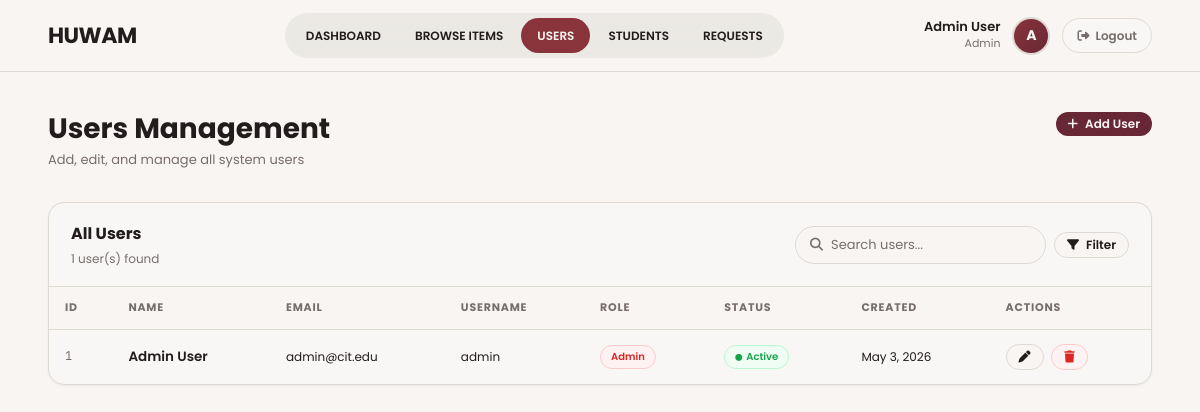
/users.php (signed in), run on the app's committed database.
### tables this page shows
CREATE TABLE IF NOT EXISTS tbluser (
    UserID INT AUTO_INCREMENT PRIMARY KEY,
    Institutional_Email VARCHAR(150) NOT NULL UNIQUE,
    FirstName VARCHAR(50) NOT NULL,
    MiddleName VARCHAR(50) NULL,
    LastName VARCHAR(50) NOT NULL,
    isActive TINYINT(1) DEFAULT 1,
    CreatedAt DATETIME DEFAULT CURRENT_TIMESTAMP,
    UpdatedAt DATETIME DEFAULT CURRENT_TIMESTAMP ON UPDATE CURRENT_TIMESTAMP,
    isOrganization TINYINT(1) DEFAULT 0,
    isStudent TINYINT(1) DEFAULT 0,
    Username VARCHAR(100) NOT NULL UNIQUE,
    Password VARCHAR(255) NOT NULL,
    Role ENUM('admin','student','organization') DEFAULT 'student'
);

### connect.php (called while the page is built, shortened)
<?php
function isLoggedIn() {
    return isset($_SESSION['user_id']);
}
?>

### users.php (the view, shortened to what this page needs)
<?php
require_once 'connect.php';
$search = trim($_GET['q'] ?? '');
$where  = '';
$users = $connection->query("SELECT * FROM tbluser $where ORDER BY CreatedAt DESC");
require_once 'includes/header.php';
?>
<?php require_once "includes/navbar.php"; ?>
<div class="layout-top">
<div class="page-wrapper">
<div class="page-header">
    <div class="page-title"><h1>Users Management</h1><p>Add, edit, and manage all system users</p></div>
    <div style="display:flex;gap:10px;"><a href="?action=add" class="btn btn-primary btn-sm"><i class="fas fa-plus"></i> Add User</a></div>
</div>
    <div class="card">
        <div class="card-header">
            <div>
                <h3>All Users</h3>
                <p><?php echo $users ? $users->num_rows : 0; ?> user(s) found</p>
            </div>
            <form method="get" style="display:flex;gap:8px;align-items:center;">
                <div class="search-bar">
                    <i class="fas fa-search"></i>
                    <input type="text" name="q" placeholder="Search users..." value="<?php echo htmlspecialchars($search); ?>">
                </div>
                <button type="submit" class="btn btn-outline btn-sm"><i class="fas fa-filter"></i> Filter</button>
            </form>
        </div>
        <div class="table-wrapper">
            <table class="data-table">
                <thead>
                    <tr>
                        <th>ID</th>
                        <th>Name</th>
                        <th>Email</th>
                        <th>Username</th>
                        <th>Role</th>
                        <th>Status</th>
                        <th>Created</th>
                        <th>Actions</th>
                    </tr>
                </thead>
                <tbody>
                    <?php if ($users && $users->num_rows > 0):
                        while ($row = $users->fetch_assoc()): ?>
                    <tr>
                        <td class="mono"><?php echo $row['UserID']; ?></td>
                        <td>
                            <div style="font-weight:600;"><?php echo htmlspecialchars($row['FirstName'] . ' ' . $row['LastName']); ?></div>
                        </td>
                        <td style="font-size:12px;"><?php echo htmlspecialchars($row['Institutional_Email']); ?></td>
                        <td style="font-size:12px;"><?php echo htmlspecialchars($row['Username']); ?></td>
                        <td>
                            <?php $rcls = $row['Role']==='admin'?'badge-danger':($row['Role']==='student'?'badge-info':'badge-warning'); ?>
                            <span class="badge <?php echo $rcls; ?>"><?php echo ucfirst($row['Role']); ?></span>
                        </td>
                        <td>
                            <?php if($row['isActive']): ?>
                            <span class="badge badge-success"><i class="fas fa-circle" style="font-size:7px;"></i> Active</span>
                            <?php else: ?>
                            <span class="badge badge-gray">Inactive</span>
                            <?php endif; ?>
                        </td>
                        <td style="font-size:12px;color:var(--gray-500);"><?php echo date('M j, Y', strtotime($row['CreatedAt'])); ?></td>
                        <td>
                            <a href="?action=edit&id=<?php echo $row['UserID']; ?>" class="btn btn-outline btn-sm"><i class="fas fa-pen"></i></a>
                            <button type="button" onclick="showConfirmModal('?action=delete&id=<?php echo $row['UserID']; ?>', 'Delete User', 'Are you sure you want to delete <strong><?php echo htmlspecialchars(addslashes($row['FirstName'].' '.$row['LastName'])); ?></strong>? This action cannot be undone.')" class="btn btn-danger btn-sm" style="margin-left:4px;"><i class="fas fa-trash"></i></button>
                        </td>
                    </tr>
                    <?php endwhile; endif; ?>
                </tbody>
            </table>
        </div>
    </div>
</div>
</div>
<?php require_once 'includes/footer.php'; ?>

### includes/header.php (shortened to what this page needs)
<!DOCTYPE html>
<html lang="en">
<head>
    <link rel="stylesheet" href="<?php echo isset($basePath) ? $basePath : ''; ?>css/style.css">
    <link rel="stylesheet" href="https://cdnjs.cloudflare.com/ajax/libs/font-awesome/6.4.0/css/all.min.css">
</head>
<body>

### includes/navbar.php
<?php
$currentPage = basename($_SERVER['PHP_SELF']);
function navActive($page, $current) { return $page === $current ? 'active' : ''; }
$isAdmin = isset($_SESSION['role']) && $_SESSION['role'] === 'admin';
?>
<nav class="navbar">
    <a href="<?php echo isLoggedIn() ? 'dashboard.php' : 'index.php'; ?>" class="navbar-brand">HUWAM</a>
    <?php if (isLoggedIn()): ?>
    <div class="navbar-center">
        <div class="nav-pill">
            <a href="dashboard.php" class="<?php echo navActive('dashboard.php', $currentPage); ?>">DASHBOARD</a>
            <a href="items.php" class="<?php echo navActive('items.php', $currentPage); ?>">BROWSE ITEMS</a>
            <?php if ($isAdmin): ?>
            <a href="users.php" class="<?php echo navActive('users.php', $currentPage); ?>">USERS</a>
            <a href="students.php" class="<?php echo in_array($currentPage, ['students.php','organizations.php']) ? 'active' : ''; ?>">STUDENTS</a>
            <a href="borrow_requests.php" class="<?php echo in_array($currentPage, ['borrow_requests.php','transactions.php','bookings.php']) ? 'active' : ''; ?>">REQUESTS</a>
            <?php else: ?>
            <a href="borrow_requests.php" class="<?php echo navActive('borrow_requests.php', $currentPage); ?>">MY BORROWS</a>
            <?php endif; ?>
        </div>
    </div>
    <div class="navbar-end">
        <div class="navbar-user-info">
            <div class="name"><?php echo htmlspecialchars(($_SESSION['firstname'] ?? '') . ' ' . ($_SESSION['lastname'] ?? '')); ?></div>
            <div class="role"><?php echo ucfirst($_SESSION['role'] ?? 'user'); ?></div>
        </div>
        <div class="navbar-avatar"><?php echo strtoupper(substr($_SESSION['firstname'] ?? 'U', 0, 1)); ?></div>
        <a href="logout.php" class="navbar-logout"><i class="fas fa-right-from-bracket"></i> Logout</a>
    </div>
    <?php endif; ?>
</nav>

### includes/footer.php (shortened to what this page needs)
</body>
</html>

### data on the page
tbluser: UserID "1", FirstName+LastName "Admin User", Institutional_Email "admin@cit.edu", Username "admin", Role "Admin", isActive 1 (drawn), CreatedAt "May 3, 2026"

### other printed values
$_SESSION['role'] "Admin"
substr($_SESSION['firstname'] ?? 'U', 0, 1) "A"
$users->num_rows "1"
